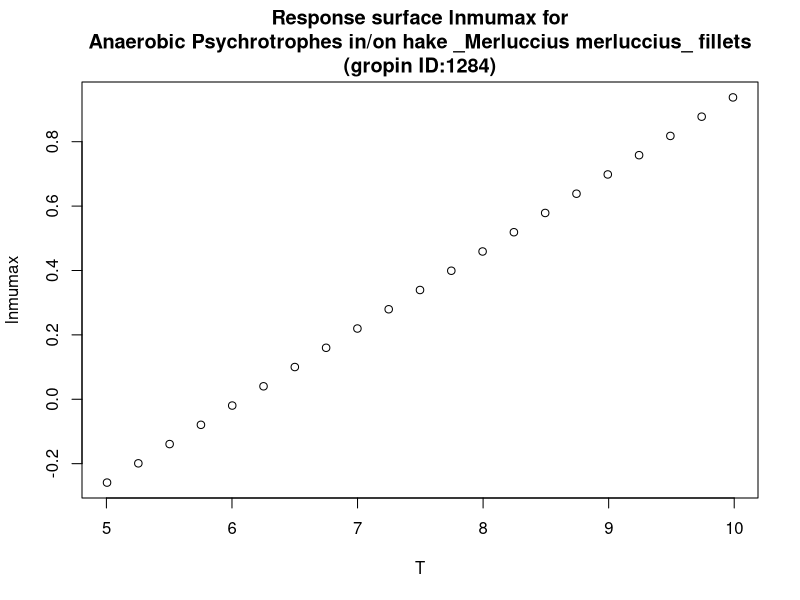

Source code (R):
#############################
# start of Parameter script
#############################
T <- seq(5.005,9.99000999000999,length.out=21)
#############################
# end of Parameter script
#############################
############################# 
# start of Model script Gropin ID 1284 
#############################
 
# constant coefficients for this model
 
variables <- data.frame(T)
argumentsPar <- expand.grid(variables)
 
# heart of the model
response_surface <- function(T) {
   mumax <-0.240*T-1.46

return(mumax=mumax)
} 

# output parameters
responseSurface <- cbind(argumentsPar,response_surface(argumentsPar['T']))
colnames(responseSurface) <- c(colnames(argumentsPar),'lnmumax')
#############################
# End of Model script
#############################
############################# 
# start of Visualisation script Gropin ID 1284 
#############################
plot(T,responseSurface$'lnmumax',xlab='T',
                          ylab='lnmumax',main='Response surface lnmumax for
Anaerobic Psychrotrophes in/on hake _Merluccius merluccius_ fillets
(gropin ID:1284)')
#############################
# End of Visualisation script
#############################
